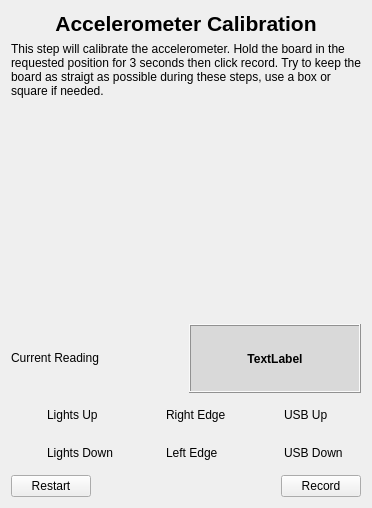
<?xml version="1.0" encoding="UTF-8"?>
<ui version="4.0">
 <class>CalAccelerometer</class>
 <widget class="QWidget" name="CalAccelerometer">
  <property name="geometry">
   <rect>
    <x>0</x>
    <y>0</y>
    <width>368</width>
    <height>508</height>
   </rect>
  </property>
  <property name="windowTitle">
   <string notr="true">Form</string>
  </property>
  <layout class="QVBoxLayout" name="verticalLayout">
   <item>
    <widget class="QLabel" name="label_17">
     <property name="sizePolicy">
      <sizepolicy hsizetype="Preferred" vsizetype="Maximum">
       <horstretch>0</horstretch>
       <verstretch>0</verstretch>
      </sizepolicy>
     </property>
     <property name="text">
      <string>&lt;html&gt;&lt;head/&gt;&lt;body&gt;&lt;p&gt;&lt;span style=&quot; font-size:16pt; font-weight:600;&quot;&gt;Accelerometer Calibration&lt;/span&gt;&lt;/p&gt;&lt;/body&gt;&lt;/html&gt;</string>
     </property>
     <property name="alignment">
      <set>Qt::AlignCenter</set>
     </property>
    </widget>
   </item>
   <item>
    <widget class="QLabel" name="label">
     <property name="sizePolicy">
      <sizepolicy hsizetype="Preferred" vsizetype="Minimum">
       <horstretch>0</horstretch>
       <verstretch>0</verstretch>
      </sizepolicy>
     </property>
     <property name="text">
      <string>&lt;html&gt;&lt;head/&gt;&lt;body&gt;&lt;p&gt;This step will calibrate the accelerometer. Hold the board in the requested position for 3 seconds then click record. Try to keep the board as straigt as possible during these steps, use a box or square if needed.&lt;/p&gt;&lt;/body&gt;&lt;/html&gt;</string>
     </property>
     <property name="alignment">
      <set>Qt::AlignLeading|Qt::AlignLeft|Qt::AlignTop</set>
     </property>
     <property name="wordWrap">
      <bool>true</bool>
     </property>
    </widget>
   </item>
   <item>
    <widget class="QLabel" name="accelImage">
     <property name="sizePolicy">
      <sizepolicy hsizetype="Preferred" vsizetype="Maximum">
       <horstretch>0</horstretch>
       <verstretch>0</verstretch>
      </sizepolicy>
     </property>
     <property name="minimumSize">
      <size>
       <width>350</width>
       <height>200</height>
      </size>
     </property>
     <property name="styleSheet">
      <string notr="true">font: 16pt &quot;Segoe UI&quot;;</string>
     </property>
     <property name="text">
      <string/>
     </property>
     <property name="pixmap">
      <pixmap resource="../Resources.qrc">:/Icons/images/components_up.png</pixmap>
     </property>
     <property name="alignment">
      <set>Qt::AlignCenter</set>
     </property>
    </widget>
   </item>
   <item>
    <layout class="QHBoxLayout" name="horizontalLayout_9">
     <item>
      <widget class="QLabel" name="lblCurrentVal">
       <property name="sizePolicy">
        <sizepolicy hsizetype="Preferred" vsizetype="Maximum">
         <horstretch>0</horstretch>
         <verstretch>0</verstretch>
        </sizepolicy>
       </property>
       <property name="text">
        <string>Current Reading</string>
       </property>
      </widget>
     </item>
     <item>
      <widget class="QLabel" name="lblCurVal">
       <property name="font">
        <font>
         <bold>true</bold>
        </font>
       </property>
       <property name="styleSheet">
        <string notr="true">background-color: #d9d9d9</string>
       </property>
       <property name="frameShape">
        <enum>QFrame::Box</enum>
       </property>
       <property name="frameShadow">
        <enum>QFrame::Raised</enum>
       </property>
       <property name="text">
        <string notr="true">TextLabel</string>
       </property>
       <property name="alignment">
        <set>Qt::AlignCenter</set>
       </property>
      </widget>
     </item>
    </layout>
   </item>
   <item>
    <layout class="QGridLayout" name="gridLayout">
     <item row="0" column="0">
      <layout class="QHBoxLayout" name="horizontalLayout_2">
       <item>
        <widget class="Led" name="ledZMax" native="true">
         <property name="sizePolicy">
          <sizepolicy hsizetype="Fixed" vsizetype="Fixed">
           <horstretch>0</horstretch>
           <verstretch>0</verstretch>
          </sizepolicy>
         </property>
         <property name="minimumSize">
          <size>
           <width>30</width>
           <height>30</height>
          </size>
         </property>
         <property name="maximumSize">
          <size>
           <width>30</width>
           <height>30</height>
          </size>
         </property>
        </widget>
       </item>
       <item>
        <widget class="QLabel" name="label_2">
         <property name="text">
          <string>Lights Up</string>
         </property>
        </widget>
       </item>
      </layout>
     </item>
     <item row="0" column="1">
      <layout class="QHBoxLayout" name="horizontalLayout_4">
       <item>
        <widget class="Led" name="ledYMax" native="true">
         <property name="sizePolicy">
          <sizepolicy hsizetype="Fixed" vsizetype="Fixed">
           <horstretch>0</horstretch>
           <verstretch>0</verstretch>
          </sizepolicy>
         </property>
         <property name="minimumSize">
          <size>
           <width>30</width>
           <height>30</height>
          </size>
         </property>
         <property name="maximumSize">
          <size>
           <width>30</width>
           <height>30</height>
          </size>
         </property>
        </widget>
       </item>
       <item>
        <widget class="QLabel" name="label_4">
         <property name="text">
          <string>Right Edge</string>
         </property>
        </widget>
       </item>
      </layout>
     </item>
     <item row="0" column="2">
      <layout class="QHBoxLayout" name="horizontalLayout_6">
       <item>
        <widget class="Led" name="ledXMax" native="true">
         <property name="sizePolicy">
          <sizepolicy hsizetype="Fixed" vsizetype="Fixed">
           <horstretch>0</horstretch>
           <verstretch>0</verstretch>
          </sizepolicy>
         </property>
         <property name="minimumSize">
          <size>
           <width>30</width>
           <height>30</height>
          </size>
         </property>
         <property name="maximumSize">
          <size>
           <width>30</width>
           <height>30</height>
          </size>
         </property>
        </widget>
       </item>
       <item>
        <widget class="QLabel" name="label_6">
         <property name="text">
          <string>USB Up</string>
         </property>
        </widget>
       </item>
      </layout>
     </item>
     <item row="1" column="0">
      <layout class="QHBoxLayout" name="horizontalLayout_3">
       <item>
        <widget class="Led" name="ledZMin" native="true">
         <property name="sizePolicy">
          <sizepolicy hsizetype="Fixed" vsizetype="Fixed">
           <horstretch>0</horstretch>
           <verstretch>0</verstretch>
          </sizepolicy>
         </property>
         <property name="minimumSize">
          <size>
           <width>30</width>
           <height>30</height>
          </size>
         </property>
         <property name="maximumSize">
          <size>
           <width>30</width>
           <height>30</height>
          </size>
         </property>
        </widget>
       </item>
       <item>
        <widget class="QLabel" name="label_3">
         <property name="text">
          <string>Lights Down</string>
         </property>
        </widget>
       </item>
      </layout>
     </item>
     <item row="1" column="1">
      <layout class="QHBoxLayout" name="horizontalLayout_5">
       <item>
        <widget class="Led" name="ledYMin" native="true">
         <property name="sizePolicy">
          <sizepolicy hsizetype="Fixed" vsizetype="Fixed">
           <horstretch>0</horstretch>
           <verstretch>0</verstretch>
          </sizepolicy>
         </property>
         <property name="minimumSize">
          <size>
           <width>30</width>
           <height>30</height>
          </size>
         </property>
         <property name="maximumSize">
          <size>
           <width>30</width>
           <height>30</height>
          </size>
         </property>
        </widget>
       </item>
       <item>
        <widget class="QLabel" name="label_5">
         <property name="text">
          <string>Left Edge</string>
         </property>
        </widget>
       </item>
      </layout>
     </item>
     <item row="1" column="2">
      <layout class="QHBoxLayout" name="horizontalLayout_7">
       <item>
        <widget class="Led" name="ledXMin" native="true">
         <property name="sizePolicy">
          <sizepolicy hsizetype="Fixed" vsizetype="Fixed">
           <horstretch>0</horstretch>
           <verstretch>0</verstretch>
          </sizepolicy>
         </property>
         <property name="minimumSize">
          <size>
           <width>30</width>
           <height>30</height>
          </size>
         </property>
         <property name="maximumSize">
          <size>
           <width>30</width>
           <height>30</height>
          </size>
         </property>
        </widget>
       </item>
       <item>
        <widget class="QLabel" name="label_7">
         <property name="text">
          <string>USB Down</string>
         </property>
        </widget>
       </item>
      </layout>
     </item>
    </layout>
   </item>
   <item>
    <layout class="QHBoxLayout" name="horizontalLayout_8">
     <item>
      <widget class="QPushButton" name="cmdRestart">
       <property name="text">
        <string>Restart</string>
       </property>
      </widget>
     </item>
     <item>
      <spacer name="horizontalSpacer_2">
       <property name="orientation">
        <enum>Qt::Horizontal</enum>
       </property>
       <property name="sizeHint" stdset="0">
        <size>
         <width>40</width>
         <height>20</height>
        </size>
       </property>
      </spacer>
     </item>
     <item>
      <widget class="QPushButton" name="cmdAccNext">
       <property name="text">
        <string>Record</string>
       </property>
      </widget>
     </item>
    </layout>
   </item>
  </layout>
 </widget>
 <customwidgets>
  <customwidget>
   <class>Led</class>
   <extends>QWidget</extends>
   <header>led.h</header>
   <container>1</container>
  </customwidget>
 </customwidgets>
 <resources>
  <include location="../Resources.qrc"/>
 </resources>
 <connections/>
</ui>
